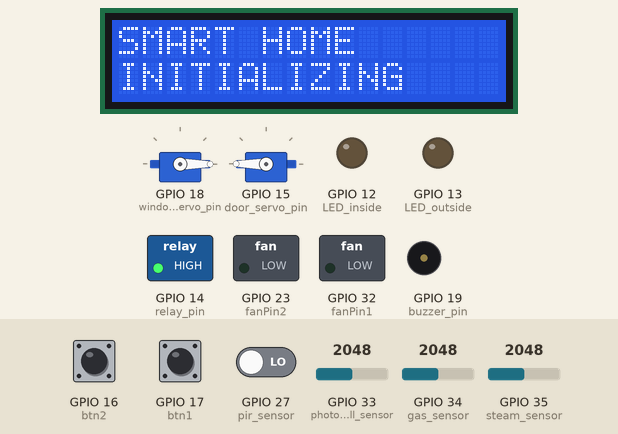
Recording of a sketch running on a simulated ESP32. Shown: 2 × servo, 16×2 character LCD, switched loads named in the sketch (green lamp = pin HIGH), output pins drawn as LEDs (lit = HIGH), buzzer (waves = sounding, pin HIGH). Inputs (shaded band) come from the test bench; at power-on: GPIO 34 (gas_sensor) = 2048, GPIO 35 (steam_sensor) = 2048, GPIO 27 (pir_sensor) LOW, GPIO 17 (btn1) HIGH, GPIO 16 (btn2) HIGH, GPIO 33 (photocell_sensor) = 2048. WiFi joins after 1.5 s; servers stay silent unless stated; no MQTT or app messages arrive unless stated; what the sketch prints to the serial monitor is not drawn.

Above: at 1.1 s.
At 4.01 s:
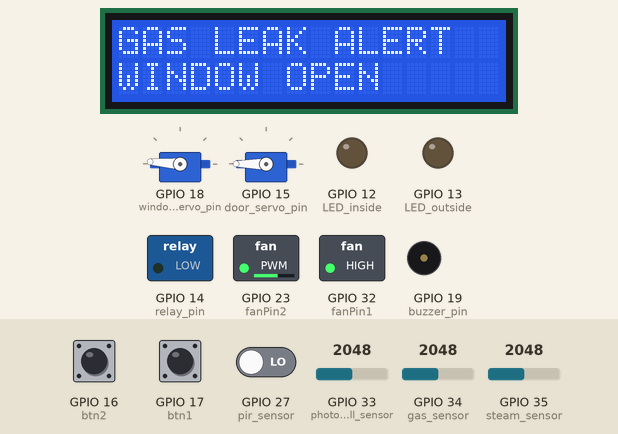
4.3 s: GPIO 34 (gas_sensor) set to 1044
5.8 s: GPIO 34 (gas_sensor) set to 973
At 6.1 s:
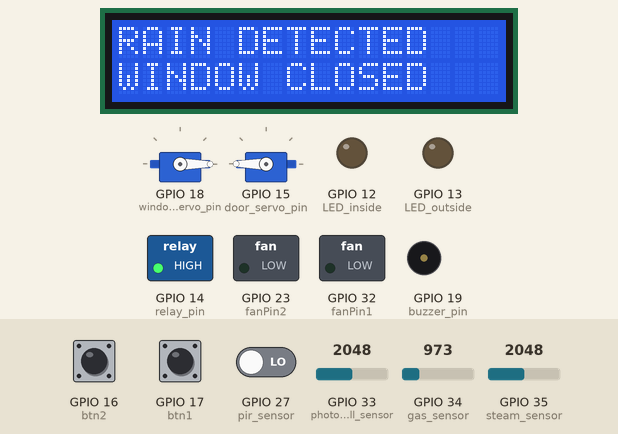
7.3 s: GPIO 35 (steam_sensor) set to 1034
10.3 s: GPIO 35 (steam_sensor) set to 937
At 11.0 s:
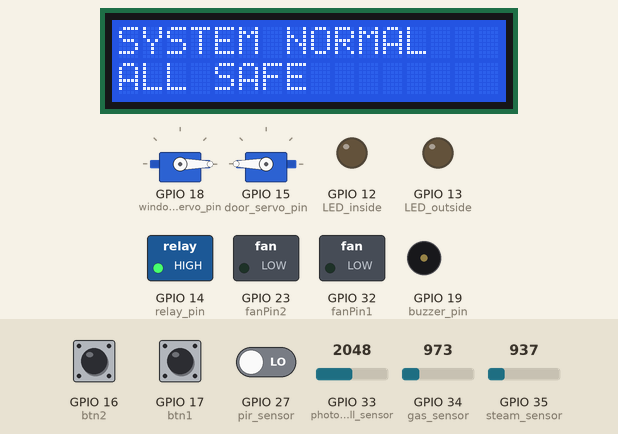
11.8 s: GPIO 27 (pir_sensor) driven HIGH
At 13.0 s:
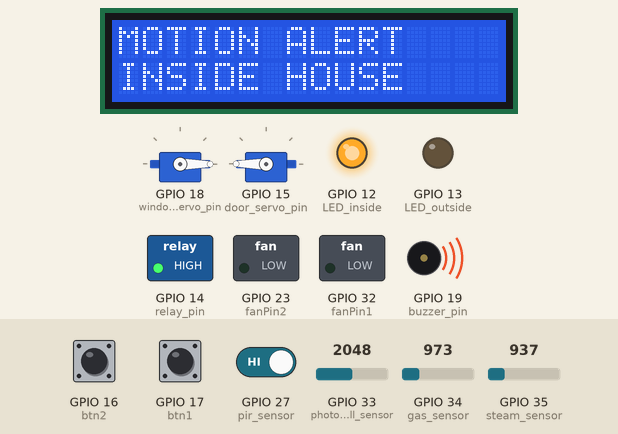
13.3 s: GPIO 17 (btn1) pulled LOW for 0.15 s
At 14.7 s:
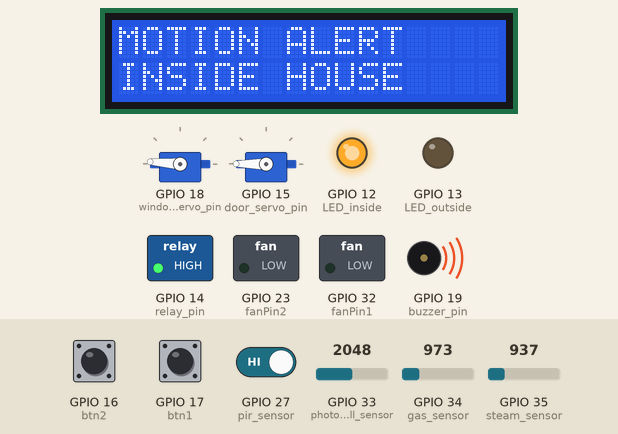
Timing chart, 0 to 16.0 s (numbered marks = the images above; inputs shaded):
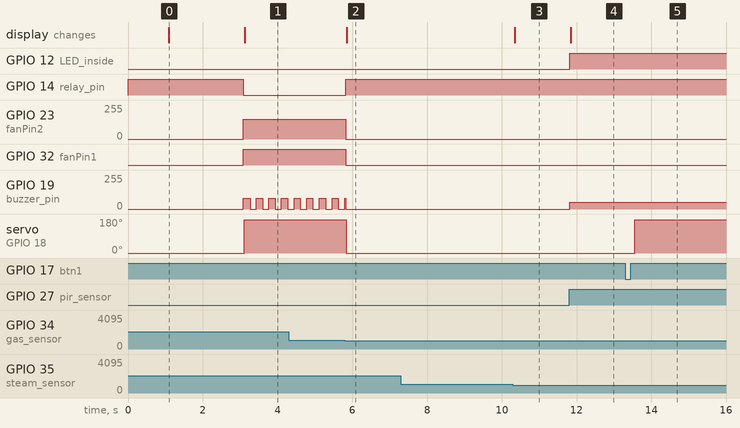

Measured:
- the behaviour switches between 1001 and 1000 on GPIO 34 (gas_sensor) (found by bisection; images 1 and 2)
- the behaviour switches between 1001 and 1000 on GPIO 35 (steam_sensor) (found by bisection; images 2 and 3)
- after the input at 5.8 s, GPIO 14 (relay_pin): LOW → HIGH at once; GPIO 23 (fanPin2): 150/255 → 0/255 at once; GPIO 32 (fanPin1): HIGH → LOW at once; servo on GPIO 18 (window_servo_pin): 176° → 0° at once; the display: changes after 0.05 s (image 2)
- after the input at 7.3 s, every drawn part: stays the same
- after the input at 10.3 s, the display: changes after 0.05 s (image 3)
- after the input at 11.8 s, GPIO 12 (LED_inside): LOW → HIGH at once; GPIO 19 (buzzer_pin): 0/255 → 50/255 at once; the display: changes at once (image 4)
- after the input at 13.3 s, servo on GPIO 18 (window_servo_pin): 0° → 176° after 0.26 s
- what the display in image 0 shows lasts 2.0 s, from 1.1 s to 3.1 s

The sketch:

ESP32_Stater_file.ino
```cpp
#include <WiFi.h>
#include <PubSubClient.h>
#include <Wire.h>
#include <LiquidCrystal_I2C.h>
#include <ESP32Servo.h>
#include "OneButton.h"

// =====================================================
//                  WIFI & MQTT
// =====================================================
const char* ssid = "Galaxy S22+";
const char* password = "qwertyuio";
const char* mqtt_server = "broker.hivemq.com";

// =====================================================
//                  PIN MAPPING
// =====================================================
#define LED_outside 13
#define LED_inside 12
#define photocell_sensor 33
#define steam_sensor 35
#define gas_sensor 34
#define pir_sensor 27
#define window_servo_pin 18
#define door_servo_pin 15
#define btn1 17
#define btn2 16
#define relay_pin 14
#define buzzer_pin 19
#define fanPin1 32
#define fanPin2 23

// =====================================================
//                  THRESHOLDS
// =====================================================
const int gasThreshold = 1000;
const int rainThreshold = 1000;
const int lightThreshold = 1500;

// =====================================================
//                  SERVO POSITIONS
// =====================================================
#define WINDOW_OPEN 176
#define WINDOW_CLOSED 0
#define DOOR_OPEN 0
#define DOOR_CLOSED 180

// =====================================================
//                  OBJECTS
// =====================================================
LiquidCrystal_I2C mylcd(0x27, 16, 2);

Servo windowServo;
Servo doorServo;

OneButton button1(btn1, true);
OneButton button2(btn2, true);

WiFiClient espClient;
PubSubClient client(espClient);

// =====================================================
//                  GLOBAL VARIABLES
// =====================================================
bool windowOpen = false;
bool doorOpen = false;
bool fan_is_on = false;
bool relay_state = true;
bool systemArmed = true;

int doorCount = 0;
int windowCount = 0;

unsigned long lastReconnectAttempt = 0;
unsigned long lastWifiAttempt = 0;
unsigned long lastMsg = 0;
unsigned long lastDebug = 0;
unsigned long lastBuzzerMillis = 0;

bool buzzerToggle = false;

// =====================================================
//                  WIFI SETUP
// =====================================================
void setup_wifi() {

  if (WiFi.status() == WL_CONNECTED) return;

  if (millis() - lastWifiAttempt > 10000) {

    Serial.println("Connecting to WiFi...");

    WiFi.begin(ssid, password);

    lastWifiAttempt = millis();
  }
}

// =====================================================
//                  MQTT CALLBACK
// =====================================================
void callback(char* topic, byte* payload, unsigned int length) {

  String msg = "";

  for (int i = 0; i < length; i++) {
    msg += (char)payload[i];
  }

  Serial.print("Message [");
  Serial.print(topic);
  Serial.print("] : ");
  Serial.println(msg);

  // =================================================
  //                  DOOR CONTROL
  // =================================================
  if (String(topic) == "kamo/home/door/control") {

    if (msg == "OPEN") {

      doorServo.write(DOOR_OPEN);
      doorOpen = true;
      doorCount++;
    }

    else if (msg == "CLOSE" || msg == "CLOSED") {

      doorServo.write(DOOR_CLOSED);
      doorOpen = false;
    }
  }

  // =================================================
  //                  WINDOW CONTROL
  // =================================================
  if (String(topic) == "kamo/home/window/control") {

    if (msg == "OPEN") {

      windowServo.write(WINDOW_OPEN);
      windowOpen = true;
      windowCount++;
    }

    else if (msg == "CLOSE" || msg == "CLOSED") {

      windowServo.write(WINDOW_CLOSED);
      windowOpen = false;
    }
  }

  // =================================================
  //                  FAN CONTROL
  // =================================================
  if (String(topic) == "kamo/home/fan/control") {

    fan_is_on = (msg == "ON");
  }

  // =================================================
  //                  ARM SYSTEM
  // =================================================
  if (String(topic) == "kamo/home/control/arm") {

    systemArmed = (msg == "ARMED");
  }

  // =================================================
  //                  RELAY CONTROL
  // =================================================
  if (String(topic) == "kamo/home/relay/control") {

    if (msg == "ON") {

      relay_state = true;
      digitalWrite(relay_pin, HIGH);
    }

    else if (msg == "OFF") {

      relay_state = false;
      digitalWrite(relay_pin, LOW);
    }
  }
}

// =====================================================
//                  MQTT RECONNECT
// =====================================================
boolean reconnect() {

  Serial.println("Attempting MQTT connection...");

  if (client.connect("ESP32_SmartHome_Kamo")) {

    Serial.println("MQTT Connected");

    client.subscribe("kamo/home/door/control");
    client.subscribe("kamo/home/window/control");
    client.subscribe("kamo/home/fan/control");
    client.subscribe("kamo/home/control/arm");
    client.subscribe("kamo/home/relay/control");
  }

  return client.connected();
}

// =====================================================
//                  BUTTON FUNCTIONS
// =====================================================
void click1() {

  windowServo.write(windowOpen ? WINDOW_CLOSED : WINDOW_OPEN);

  windowOpen = !windowOpen;

  if (windowOpen) {
    windowCount++;
  }
}

void longPressClick1() {

  fan_is_on = !fan_is_on;
}

void click2() {

  doorServo.write(doorOpen ? DOOR_CLOSED : DOOR_OPEN);

  doorOpen = !doorOpen;

  if (doorOpen) {
    doorCount++;
  }
}

void longPressClick2() {

  relay_state = !relay_state;

  digitalWrite(relay_pin, relay_state ? HIGH : LOW);
}

// =====================================================
//                      SETUP
// =====================================================
void setup() {

  Serial.begin(115200);

  WiFi.setSleep(false);

  setup_wifi();

  client.setServer(mqtt_server, 1883);
  client.setCallback(callback);

  pinMode(LED_outside, OUTPUT);
  pinMode(LED_inside, OUTPUT);
  pinMode(pir_sensor, INPUT);

  pinMode(relay_pin, OUTPUT);

  pinMode(fanPin1, OUTPUT);
  pinMode(fanPin2, OUTPUT);

  pinMode(buzzer_pin, OUTPUT);

  pinMode(btn1, INPUT_PULLUP);
  pinMode(btn2, INPUT_PULLUP);

  digitalWrite(relay_pin, HIGH);

  ESP32PWM::allocateTimer(0);
  ESP32PWM::allocateTimer(1);
  ESP32PWM::allocateTimer(2);
  ESP32PWM::allocateTimer(3);

  windowServo.setPeriodHertz(50);
  windowServo.attach(window_servo_pin, 1000, 2000);
  windowServo.write(WINDOW_CLOSED);

  delay(500);

  doorServo.setPeriodHertz(50);
  doorServo.attach(door_servo_pin, 1000, 2000);
  doorServo.write(DOOR_CLOSED);

  delay(500);

  mylcd.init();
  mylcd.backlight();

  mylcd.setCursor(0, 0);
  mylcd.print("SMART HOME");

  mylcd.setCursor(0, 1);
  mylcd.print("INITIALIZING");

  button1.attachClick(click1);
  button1.attachLongPressStart(longPressClick1);

  button2.attachClick(click2);
  button2.attachLongPressStart(longPressClick2);

  delay(2000);

  mylcd.clear();
}

// =====================================================
//                        LOOP
// =====================================================
void loop() {

  if (WiFi.status() != WL_CONNECTED) {
    setup_wifi();
  }

  if (WiFi.status() == WL_CONNECTED) {

    if (!client.connected()) {

      if (millis() - lastReconnectAttempt > 5000) {

        lastReconnectAttempt = millis();

        reconnect();
      }
    }

    else {

      client.loop();
    }
  }

  button1.tick();
  button2.tick();

  int gasVal = analogRead(gas_sensor);
  int lightVal = analogRead(photocell_sensor);
  int rainVal = analogRead(steam_sensor);

  bool motionDetected = digitalRead(pir_sensor);

  // =================================================
  //                  GAS ALERT
  // =================================================
  if (gasVal > gasThreshold) {

    if (millis() - lastBuzzerMillis > 150) {

      lastBuzzerMillis = millis();

      buzzerToggle = !buzzerToggle;

      analogWrite(buzzer_pin, buzzerToggle ? 80 : 0);
    }

    digitalWrite(fanPin1, HIGH);
    analogWrite(fanPin2, 150);

    windowServo.write(WINDOW_OPEN);
    windowOpen = true;

    digitalWrite(relay_pin, LOW);

    mylcd.setCursor(0, 0);
    mylcd.print("GAS LEAK ALERT");

    mylcd.setCursor(0, 1);
    mylcd.print("WINDOW OPEN   ");
  }

  else {

    analogWrite(buzzer_pin, 0);

    if (fan_is_on) {

      digitalWrite(fanPin1, HIGH);
      analogWrite(fanPin2, 150);
    }

    else {

      digitalWrite(fanPin1, LOW);
      analogWrite(fanPin2, 0);
    }

    digitalWrite(relay_pin, relay_state ? HIGH : LOW);

    if (rainVal > rainThreshold) {

      windowServo.write(WINDOW_CLOSED);

      windowOpen = false;

      mylcd.setCursor(0, 0);
      mylcd.print("RAIN DETECTED ");

      mylcd.setCursor(0, 1);
      mylcd.print("WINDOW CLOSED ");
    }

    else if (motionDetected && systemArmed) {

      digitalWrite(LED_inside, HIGH);

      analogWrite(buzzer_pin, 50);

      mylcd.setCursor(0, 0);
      mylcd.print("MOTION ALERT  ");

      mylcd.setCursor(0, 1);
      mylcd.print("INSIDE HOUSE  ");

      doorServo.write(DOOR_CLOSED);

      doorOpen = false;
    }

    else {

      digitalWrite(LED_inside, LOW);

      analogWrite(buzzer_pin, 0);

      mylcd.setCursor(0, 0);
      mylcd.print("SYSTEM NORMAL ");

      mylcd.setCursor(0, 1);
      mylcd.print("ALL SAFE      ");
    }

    digitalWrite(LED_outside, (lightVal < lightThreshold));
  }

  // =================================================
  //                  MQTT PUBLISH
  // =================================================
  if (client.connected() && millis() - lastMsg > 5000) {

    lastMsg = millis();

    client.publish("kamo/home/sensors/gas", String(gasVal).c_str());
    client.publish("kamo/home/sensors/rain", String(rainVal).c_str());
    client.publish("kamo/home/sensors/light", String(lightVal).c_str());

    client.publish(
      "kamo/home/sensors/motion",
      motionDetected ? "DETECTED" : "OFF"
    );

    client.publish("kamo/home/door/count", String(doorCount).c_str());
    client.publish("kamo/home/window/count", String(windowCount).c_str());

    client.publish(
      "kamo/home/status/door",
      doorOpen ? "OPEN" : "CLOSED"
    );

    client.publish(
      "kamo/home/status/window",
      windowOpen ? "OPEN" : "CLOSED"
    );

    client.publish(
      "kamo/home/status/fan",
      fan_is_on ? "ON" : "OFF"
    );

    client.publish(
      "kamo/home/status/relay",
      relay_state ? "ON" : "OFF"
    );

    client.publish(
      "kamo/home/status/armed",
      systemArmed ? "ARMED" : "DISARMED"
    );
  }

  // =================================================
  //                  DEBUG SERIAL
  // =================================================
  if (millis() - lastDebug > 1000) {

    lastDebug = millis();

    Serial.print("WiFi:");
    Serial.print(WiFi.status() == WL_CONNECTED ? "Connected" : "Disconnected");

    Serial.print(" | MQTT:");
    Serial.print(client.connected() ? "Connected" : "Disconnected");

    Serial.print(" | GAS:");
    Serial.print(gasVal);

    Serial.print(" | RAIN:");
    Serial.print(rainVal);

    Serial.print(" | LIGHT:");
    Serial.print(lightVal);

    Serial.print(" | MOTION:");
    Serial.print(motionDetected);

    Serial.print(" | FAN:");
    Serial.print(fan_is_on ? "ON" : "OFF");

    Serial.print(" | DOOR:");
    Serial.print(doorOpen ? "OPEN" : "CLOSED");

    Serial.print(" | WINDOW:");
    Serial.print(windowOpen ? "OPEN" : "CLOSED");

    Serial.print(" | RELAY:");
    Serial.print(relay_state ? "ON" : "OFF");

    Serial.print(" | DoorCnt:");
    Serial.print(doorCount);

    Serial.print(" | WinCnt:");
    Serial.println(windowCount);
  }
}
```
